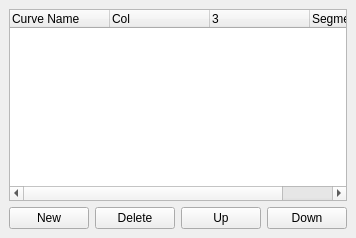
     <widget class="QDockWidget" name="DockCurvesSettings" >
      <property name="enabled" >
       <bool>true</bool>
      </property>
      <property name="floating" >
       <bool>true</bool>
      </property>
      <property name="features" >
       <set>QDockWidget::DockWidgetFloatable|QDockWidget::DockWidgetMovable</set>
      </property>
      <property name="allowedAreas" >
       <set>Qt::LeftDockWidgetArea|Qt::RightDockWidgetArea</set>
      </property>
      <property name="windowTitle" >
       <string>Curves (F6)</string>
      </property>
      <widget class="QWidget" name="dockWidgetContents_4" >
       <layout class="QVBoxLayout" >
        <item>
         <widget class="QTreeWidget" name="CurvesTreeWidget" >
          <property name="selectionMode" >
           <enum>QAbstractItemView::ExtendedSelection</enum>
          </property>
          <property name="textElideMode" >
           <enum>Qt::ElideMiddle</enum>
          </property>
          <property name="rootIsDecorated" >
           <bool>false</bool>
          </property>
          <property name="uniformRowHeights" >
           <bool>true</bool>
          </property>
          <column>
           <property name="text" >
            <string>Curve Name</string>
           </property>
          </column>
          <column>
           <property name="text" >
            <string>Col</string>
           </property>
          </column>
          <column>
           <property name="text" >
            <string/>
           </property>
          </column>
          <column>
           <property name="text" >
            <string>Segment</string>
           </property>
          </column>
         </widget>
        </item>
        <item>
         <layout class="QHBoxLayout" >
          <item>
           <widget class="QPushButton" name="Curve_Add" >
            <property name="minimumSize" >
             <size>
              <width>50</width>
              <height>16</height>
             </size>
            </property>
            <property name="text" >
             <string>New</string>
            </property>
           </widget>
          </item>
          <item>
           <widget class="QPushButton" name="CurveDelete" >
            <property name="minimumSize" >
             <size>
              <width>50</width>
              <height>16</height>
             </size>
            </property>
            <property name="text" >
             <string>Delete</string>
            </property>
           </widget>
          </item>
          <item>
           <widget class="QPushButton" name="CurveMoveUp" >
            <property name="minimumSize" >
             <size>
              <width>50</width>
              <height>16</height>
             </size>
            </property>
            <property name="text" >
             <string>Up</string>
            </property>
           </widget>
          </item>
          <item>
           <widget class="QPushButton" name="CurveMoveDown" >
            <property name="minimumSize" >
             <size>
              <width>50</width>
              <height>16</height>
             </size>
            </property>
            <property name="text" >
             <string>Down</string>
            </property>
           </widget>
          </item>
         </layout>
        </item>
       </layout>
      </widget>
     </widget>
